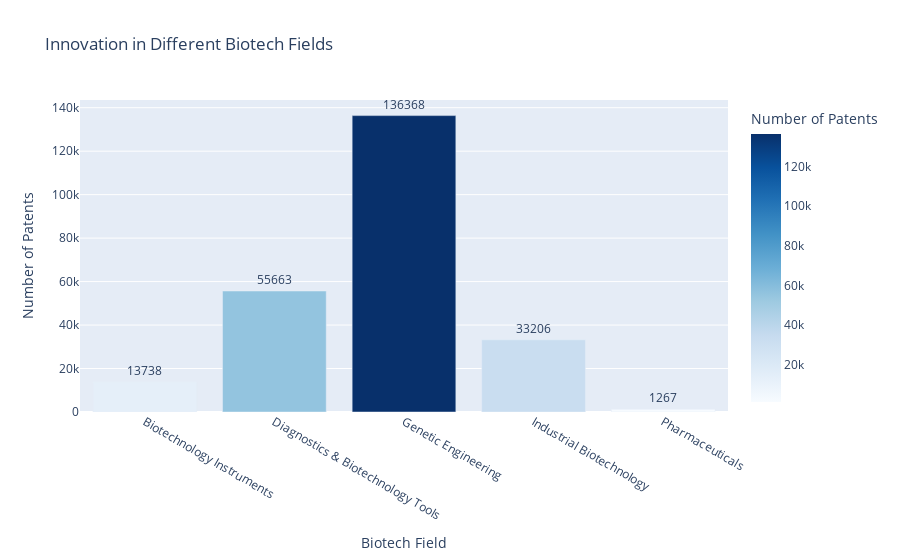

Notebook cell for this chart:
### Code cell
# Create plot for biotech patents for different fields
fig = px.bar(
    biotech_field_counts,
    x="biotech_field",
    y="patent_count",
    text="patent_count",
    title="Innovation in Different Biotech Fields",
    labels={"biotech_field": "Biotech Field", "patent_count": "Number of Patents"},
    color="patent_count",
    color_continuous_scale="Blues",
)

fig.update_traces(textposition="outside")
fig.show()

### Figure 1 — Plotly figure (JSON) as saved in the notebook; plotly's stock layout.template omitted (floating-point values rounded to 4 significant figures)
{"data": [{"alignmentgroup": "True", "hovertemplate": "Biotech Field=%{x}<br>Number of Patents=%{marker.color}<extra></extra>", "legendgroup": "", "marker": {"color": [13738, 55663, 136368, 33206, 1267], "coloraxis": "coloraxis", "pattern": {"shape": ""}}, "name": "", "offsetgroup": "", "orientation": "v", "showlegend": false, "text": [13738, 55663, 136368, 33206, 1267], "textposition": "outside", "type": "bar", "x": ["Biotechnology Instruments", "Diagnostics & Biotechnology Tools", "Genetic Engineering", "Industrial Biotechnology", "Pharmaceuticals"], "xaxis": "x", "y": [13738, 55663, 136368, 33206, 1267], "yaxis": "y"}], "layout": {"autosize": true, "barmode": "relative", "coloraxis": {"colorbar": {"title": {"text": "Number of Patents"}}, "colorscale": [[0, "rgb(247,251,255)"], [0.125, "rgb(222,235,247)"], [0.25, "rgb(198,219,239)"], [0.375, "rgb(158,202,225)"], [0.5, "rgb(107,174,214)"], [0.625, "rgb(66,146,198)"], [0.75, "rgb(33,113,181)"], [0.875, "rgb(8,81,156)"], [1, "rgb(8,48,107)"]]}, "legend": {"tracegroupgap": 0}, "title": {"text": "Innovation in Different Biotech Fields"}, "xaxis": {"anchor": "y", "autorange": true, "domain": [0, 1], "range": [-0.5, 4.5], "title": {"text": "Biotech Field"}, "type": "category"}, "yaxis": {"anchor": "x", "autorange": true, "domain": [0, 1], "range": [0, 143500.0], "title": {"text": "Number of Patents"}, "type": "linear"}}}
